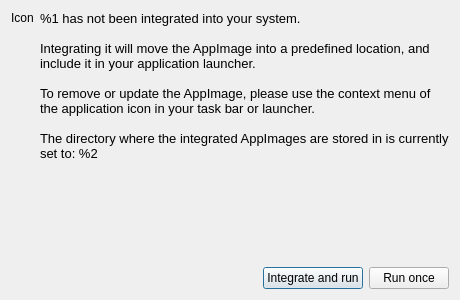
<?xml version="1.0" encoding="UTF-8"?>
<ui version="4.0">
 <class>IntegrationDialog</class>
 <widget class="QDialog" name="IntegrationDialog">
  <property name="windowModality">
   <enum>Qt::WindowModal</enum>
  </property>
  <property name="geometry">
   <rect>
    <x>0</x>
    <y>0</y>
    <width>460</width>
    <height>300</height>
   </rect>
  </property>
  <property name="sizePolicy">
   <sizepolicy hsizetype="Preferred" vsizetype="Expanding">
    <horstretch>0</horstretch>
    <verstretch>0</verstretch>
   </sizepolicy>
  </property>
  <property name="windowTitle">
   <string>Desktop Integration</string>
  </property>
  <property name="sizeGripEnabled">
   <bool>false</bool>
  </property>
  <property name="modal">
   <bool>true</bool>
  </property>
  <layout class="QVBoxLayout" name="verticalLayout">
   <item>
    <layout class="QHBoxLayout" name="horizontalLayout_2">
     <item>
      <widget class="QLabel" name="icon">
       <property name="sizePolicy">
        <sizepolicy hsizetype="Preferred" vsizetype="Preferred">
         <horstretch>0</horstretch>
         <verstretch>0</verstretch>
        </sizepolicy>
       </property>
       <property name="text">
        <string>Icon</string>
       </property>
       <property name="alignment">
        <set>Qt::AlignLeading|Qt::AlignLeft|Qt::AlignTop</set>
       </property>
       <property name="margin">
        <number>12</number>
       </property>
      </widget>
     </item>
     <item>
      <layout class="QVBoxLayout" name="verticalLayout_2">
       <item>
        <widget class="QLabel" name="message">
         <property name="sizePolicy">
          <sizepolicy hsizetype="MinimumExpanding" vsizetype="MinimumExpanding">
           <horstretch>0</horstretch>
           <verstretch>0</verstretch>
          </sizepolicy>
         </property>
         <property name="text">
          <string>&lt;!DOCTYPE HTML PUBLIC &quot;-//W3C//DTD HTML 4.0//EN&quot; &quot;http://www.w3.org/TR/REC-html40/strict.dtd&quot;&gt;
&lt;html&gt;&lt;head&gt;&lt;meta name=&quot;qrichtext&quot; content=&quot;1&quot; /&gt;&lt;style type=&quot;text/css&quot;&gt;
p, li { white-space: pre-wrap; }
&lt;/style&gt;&lt;/head&gt;&lt;body style=&quot; font-family:'Noto Sans'; font-size:10pt; font-weight:400; font-style:normal;&quot;&gt;
&lt;p style=&quot; margin-top:0px; margin-bottom:0px; margin-left:0px; margin-right:0px; -qt-block-indent:0; text-indent:0px;&quot;&gt;%1 has not been integrated into your system.&lt;/p&gt;
&lt;p style=&quot; margin-top:0px; margin-bottom:0px; margin-left:0px; margin-right:0px; -qt-block-indent:0; text-indent:0px;&quot;&gt; &lt;br /&gt;Integrating it will move the AppImage into a predefined location, and include it in your application launcher.&lt;/p&gt;
&lt;p style=&quot;-qt-paragraph-type:empty; margin-top:0px; margin-bottom:0px; margin-left:0px; margin-right:0px; -qt-block-indent:0; text-indent:0px;&quot;&gt;&lt;br /&gt;&lt;/p&gt;
&lt;p style=&quot; margin-top:0px; margin-bottom:0px; margin-left:0px; margin-right:0px; -qt-block-indent:0; text-indent:0px;&quot;&gt;To remove or update the AppImage, please use the context menu of the application icon in your task bar or launcher. &lt;/p&gt;
&lt;p style=&quot;-qt-paragraph-type:empty; margin-top:0px; margin-bottom:0px; margin-left:0px; margin-right:0px; -qt-block-indent:0; text-indent:0px;&quot;&gt;&lt;br /&gt;&lt;/p&gt;
&lt;p style=&quot; margin-top:0px; margin-bottom:0px; margin-left:0px; margin-right:0px; -qt-block-indent:0; text-indent:0px;&quot;&gt;The directory where the integrated AppImages are stored in is currently set to: %2&lt;/p&gt;&lt;/body&gt;&lt;/html&gt;</string>
         </property>
         <property name="alignment">
          <set>Qt::AlignLeading|Qt::AlignLeft|Qt::AlignTop</set>
         </property>
         <property name="wordWrap">
          <bool>true</bool>
         </property>
         <property name="margin">
          <number>0</number>
         </property>
        </widget>
       </item>
      </layout>
     </item>
    </layout>
   </item>
   <item>
    <layout class="QHBoxLayout" name="horizontalLayout">
     <item>
      <spacer name="horizontalSpacer">
       <property name="orientation">
        <enum>Qt::Horizontal</enum>
       </property>
       <property name="sizeHint" stdset="0">
        <size>
         <width>40</width>
         <height>20</height>
        </size>
       </property>
      </spacer>
     </item>
     <item>
      <widget class="QPushButton" name="pushButtonIntegrateAndRun">
       <property name="text">
        <string>Integrate and run</string>
       </property>
       <property name="default">
        <bool>true</bool>
       </property>
      </widget>
     </item>
     <item>
      <widget class="QPushButton" name="pushButtonRunOnce">
       <property name="text">
        <string>Run once</string>
       </property>
      </widget>
     </item>
    </layout>
   </item>
  </layout>
 </widget>
 <resources/>
 <connections/>
</ui>
